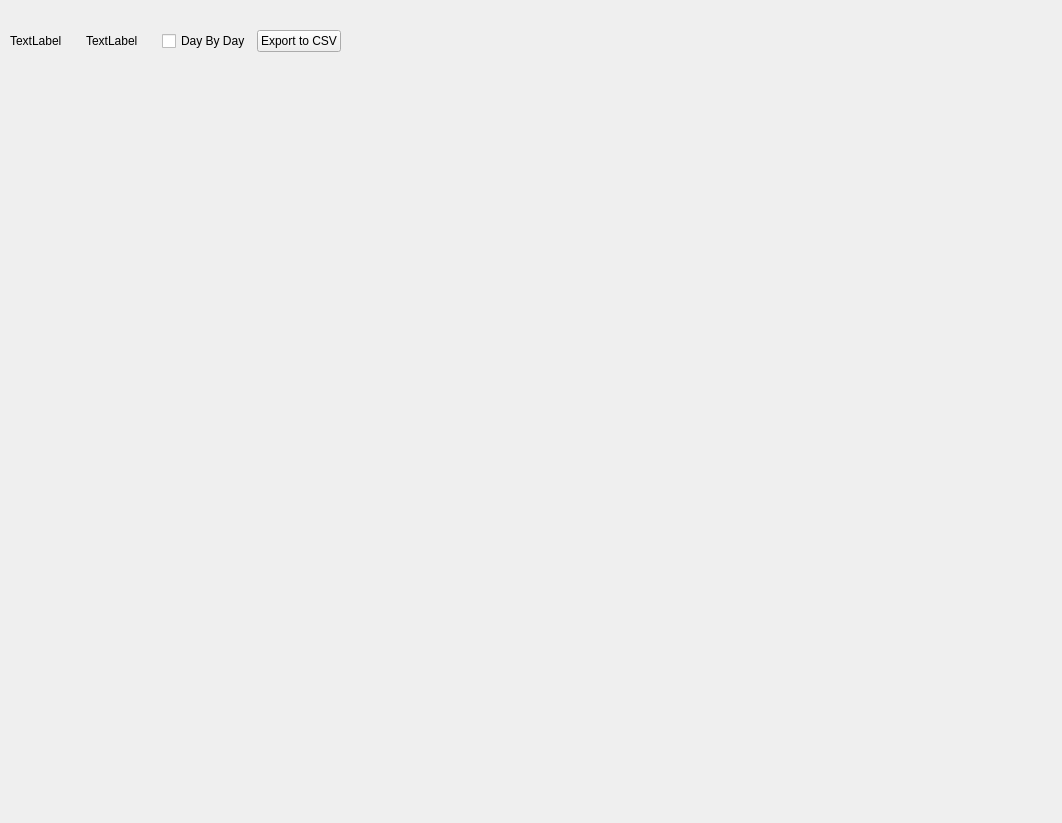
<?xml version="1.0" encoding="UTF-8"?>
<ui version="4.0">
 <class>Form</class>
 <widget class="QWidget" name="Form">
  <property name="geometry">
   <rect>
    <x>0</x>
    <y>0</y>
    <width>1062</width>
    <height>823</height>
   </rect>
  </property>
  <property name="windowTitle">
   <string>Form</string>
  </property>
  <widget class="QWidget" name="layoutWidget">
   <property name="geometry">
    <rect>
     <x>10</x>
     <y>30</y>
     <width>331</width>
     <height>230</height>
    </rect>
   </property>
   <layout class="QVBoxLayout" name="verticalLayout">
    <item>
     <layout class="QHBoxLayout" name="horizontalLayout">
      <item>
       <widget class="QLabel" name="object_label">
        <property name="sizePolicy">
         <sizepolicy hsizetype="Preferred" vsizetype="Preferred">
          <horstretch>0</horstretch>
          <verstretch>0</verstretch>
         </sizepolicy>
        </property>
        <property name="text">
         <string>TextLabel</string>
        </property>
       </widget>
      </item>
      <item>
       <widget class="QLabel" name="date_range_label">
        <property name="text">
         <string>TextLabel</string>
        </property>
       </widget>
      </item>
      <item>
       <widget class="QCheckBox" name="checkBox_day_by_day">
        <property name="text">
         <string>Day By Day</string>
        </property>
       </widget>
      </item>
      <item>
       <widget class="QPushButton" name="export_to_csv_btn">
        <property name="text">
         <string>Export to CSV</string>
        </property>
       </widget>
      </item>
     </layout>
    </item>
    <item>
     <widget class="Sort_and_filter_tbl_view" name="widget" native="true"/>
    </item>
   </layout>
  </widget>
 </widget>
 <customwidgets>
  <customwidget>
   <class>Sort_and_filter_tbl_view</class>
   <extends>QWidget</extends>
   <header>sort_and_filter_tbl_view</header>
   <container>1</container>
  </customwidget>
 </customwidgets>
 <resources/>
 <connections/>
</ui>
